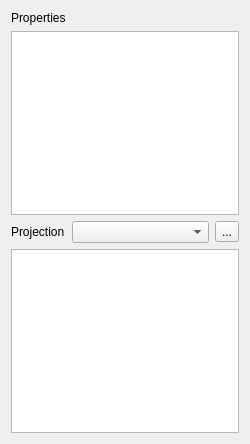
<?xml version="1.0" encoding="UTF-8"?>
<ui version="4.0">
 <class>InspectorWidget</class>
 <widget class="QWidget" name="InspectorWidget">
  <property name="geometry">
   <rect>
    <x>0</x>
    <y>0</y>
    <width>250</width>
    <height>444</height>
   </rect>
  </property>
  <property name="minimumSize">
   <size>
    <width>250</width>
    <height>0</height>
   </size>
  </property>
  <property name="windowTitle">
   <string>Form</string>
  </property>
  <layout class="QGridLayout" name="gridLayout">
   <item row="0" column="0">
    <widget class="QLabel" name="label">
     <property name="text">
      <string>Properties</string>
     </property>
    </widget>
   </item>
   <item row="1" column="0" colspan="3">
    <widget class="QTextEdit" name="propertiesTextEdit">
     <property name="minimumSize">
      <size>
       <width>0</width>
       <height>150</height>
      </size>
     </property>
     <property name="undoRedoEnabled">
      <bool>false</bool>
     </property>
     <property name="readOnly">
      <bool>true</bool>
     </property>
    </widget>
   </item>
   <item row="2" column="0">
    <widget class="QLabel" name="label_2">
     <property name="text">
      <string>Projection</string>
     </property>
    </widget>
   </item>
   <item row="2" column="1">
    <widget class="QComboBox" name="projModeComboBox">
     <property name="sizePolicy">
      <sizepolicy hsizetype="MinimumExpanding" vsizetype="Fixed">
       <horstretch>0</horstretch>
       <verstretch>0</verstretch>
      </sizepolicy>
     </property>
     <property name="minimumSize">
      <size>
       <width>0</width>
       <height>0</height>
      </size>
     </property>
    </widget>
   </item>
   <item row="2" column="2">
    <widget class="QToolButton" name="openTextButton">
     <property name="text">
      <string>...</string>
     </property>
    </widget>
   </item>
   <item row="3" column="0" colspan="3">
    <widget class="QTextEdit" name="projectionTextEdit">
     <property name="minimumSize">
      <size>
       <width>0</width>
       <height>150</height>
      </size>
     </property>
     <property name="undoRedoEnabled">
      <bool>false</bool>
     </property>
     <property name="readOnly">
      <bool>true</bool>
     </property>
    </widget>
   </item>
  </layout>
 </widget>
 <resources/>
 <connections/>
</ui>
